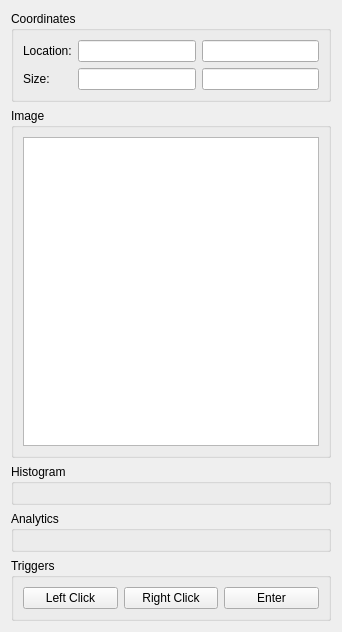
<?xml version="1.0" encoding="UTF-8"?>
<ui version="4.0">
 <class>MinecraftCommanderWidget</class>
 <widget class="QWidget" name="MinecraftCommanderWidget">
  <property name="geometry">
   <rect>
    <x>0</x>
    <y>0</y>
    <width>342</width>
    <height>632</height>
   </rect>
  </property>
  <property name="windowTitle">
   <string>Minecraft Commander</string>
  </property>
  <layout class="QVBoxLayout" name="verticalLayout_5">
   <item>
    <widget class="QGroupBox" name="m_observerGroupBox">
     <property name="title">
      <string>Coordinates</string>
     </property>
     <layout class="QHBoxLayout" name="horizontalLayout_5">
      <item>
       <layout class="QHBoxLayout" name="horizontalLayout">
        <item>
         <layout class="QVBoxLayout" name="verticalLayout">
          <item>
           <widget class="QLabel" name="label">
            <property name="text">
             <string>Location:</string>
            </property>
           </widget>
          </item>
          <item>
           <widget class="QLabel" name="label_2">
            <property name="text">
             <string>Size:</string>
            </property>
           </widget>
          </item>
         </layout>
        </item>
        <item>
         <layout class="QVBoxLayout" name="verticalLayout_2">
          <item>
           <widget class="QLineEdit" name="m_x">
            <property name="enabled">
             <bool>true</bool>
            </property>
           </widget>
          </item>
          <item>
           <widget class="QLineEdit" name="m_width">
            <property name="enabled">
             <bool>true</bool>
            </property>
           </widget>
          </item>
         </layout>
        </item>
        <item>
         <layout class="QVBoxLayout" name="verticalLayout_4">
          <item>
           <widget class="QLineEdit" name="m_y">
            <property name="enabled">
             <bool>true</bool>
            </property>
           </widget>
          </item>
          <item>
           <widget class="QLineEdit" name="m_height">
            <property name="enabled">
             <bool>true</bool>
            </property>
           </widget>
          </item>
         </layout>
        </item>
       </layout>
      </item>
     </layout>
    </widget>
   </item>
   <item>
    <widget class="QGroupBox" name="groupBox">
     <property name="title">
      <string>Image</string>
     </property>
     <layout class="QHBoxLayout" name="horizontalLayout_2">
      <item>
       <widget class="QGraphicsView" name="m_graphicsView"/>
      </item>
     </layout>
    </widget>
   </item>
   <item>
    <widget class="QGroupBox" name="groupBox_2">
     <property name="title">
      <string>Histogram</string>
     </property>
     <layout class="QHBoxLayout" name="horizontalLayout_3">
      <item>
       <widget class="HistogramWidget" name="m_histogramWidget" native="true"/>
      </item>
     </layout>
    </widget>
   </item>
   <item>
    <widget class="QGroupBox" name="groupBox_3">
     <property name="title">
      <string>Analytics</string>
     </property>
     <layout class="QHBoxLayout" name="horizontalLayout_6">
      <item>
       <widget class="ChangeDetectionWidget" name="m_changeDetectionWidget" native="true"/>
      </item>
     </layout>
    </widget>
   </item>
   <item>
    <widget class="QGroupBox" name="m_controlsGroupBox">
     <property name="title">
      <string>Triggers</string>
     </property>
     <layout class="QVBoxLayout" name="verticalLayout_3">
      <item>
       <layout class="QHBoxLayout" name="horizontalLayout_4">
        <item>
         <widget class="QPushButton" name="m_leftClickButton">
          <property name="text">
           <string>Left Click</string>
          </property>
         </widget>
        </item>
        <item>
         <widget class="QPushButton" name="m_rightClickButton">
          <property name="text">
           <string>Right Click</string>
          </property>
         </widget>
        </item>
        <item>
         <widget class="QPushButton" name="m_enterButton">
          <property name="text">
           <string>Enter</string>
          </property>
         </widget>
        </item>
       </layout>
      </item>
     </layout>
    </widget>
   </item>
  </layout>
 </widget>
 <customwidgets>
  <customwidget>
   <class>HistogramWidget</class>
   <extends>QWidget</extends>
   <header>HistogramWidget.h</header>
   <container>1</container>
  </customwidget>
  <customwidget>
   <class>ChangeDetectionWidget</class>
   <extends>QWidget</extends>
   <header>ChangeDetectionWidget.h</header>
   <container>1</container>
  </customwidget>
 </customwidgets>
 <resources/>
 <connections/>
</ui>
